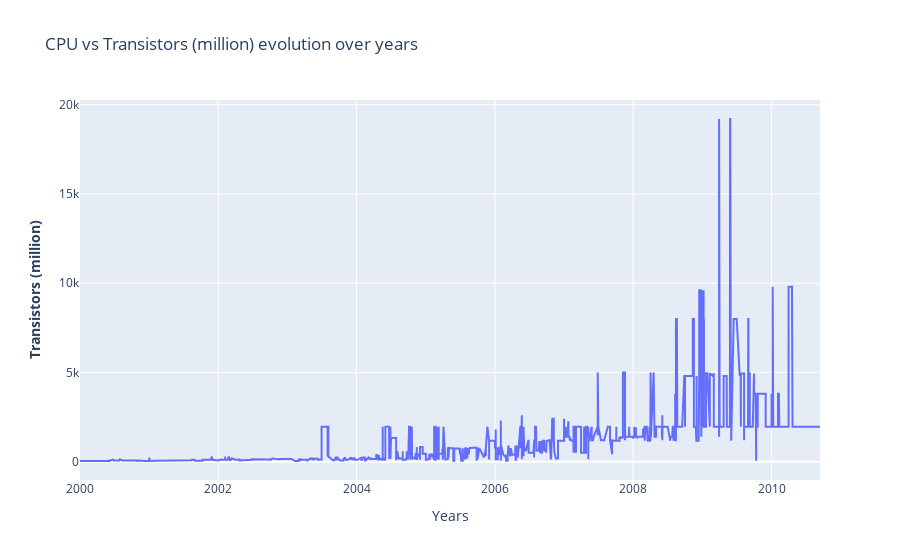
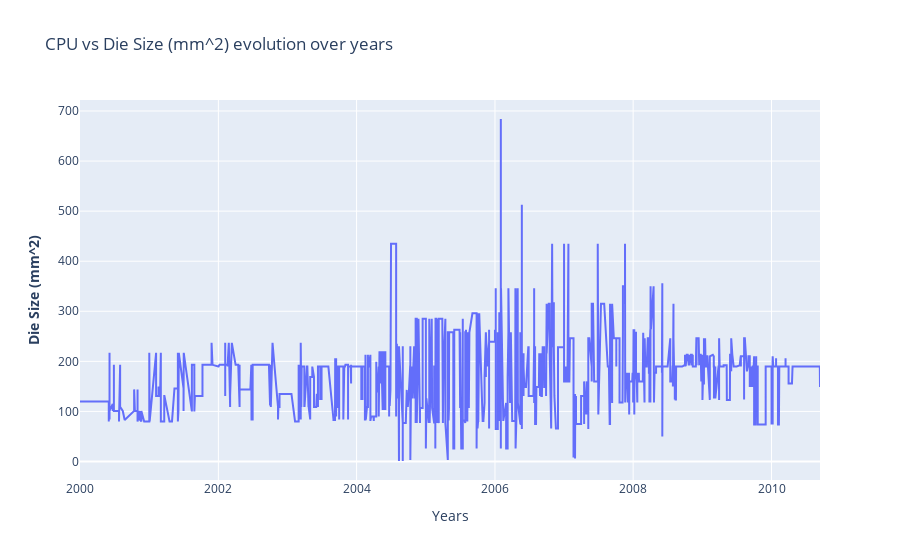

Source (notebook cell) for these figures, in order:
### Markdown cell above
#### CPU

### Code cell
fig_transistors = make_subplots()
fig_die = make_subplots()

# Add traces
fig_transistors.add_trace(
    go.Scatter(x= df_an.index, y=df_cpu["Transistors (million)"] ,name= "CPU")
)
# Add figure title
fig_transistors.update_layout(
    title_text="CPU vs Transistors (million) evolution over years"
)
# Set x-axis title
fig_transistors.update_xaxes(title_text="Years")
# Set y-axes titles
fig_transistors.update_yaxes(title_text="<b>Transistors (million)", secondary_y=False)

# Add traces
fig_die.add_trace(
    go.Scatter(x= df_an.index, y=df_cpu["Die Size (mm^2)"] ,name= "CPU")
)
# Add figure title
fig_die.update_layout(
    title_text="CPU vs Die Size (mm^2) evolution over years"
)
# Set x-axis title
fig_die.update_xaxes(title_text="Years")
# Set y-axes titles
fig_die.update_yaxes(title_text="<b>Die Size (mm^2)", secondary_y=False)

fig_transistors.show()
fig_die.show()

### Figure 1 — Plotly figure (JSON) as saved in the notebook; plotly's stock layout.template omitted (floating-point values rounded to 4 significant figures; data arrays with more than 128 entries replaced by an {"elided": "..."} marker saying what was removed)
{"data": [{"name": "CPU", "type": "scatter", "x": {"elided": "4739 str values"}, "y": {"elided": "2135 float values"}}], "layout": {"title": {"text": "CPU vs Transistors (million) evolution over years"}, "xaxis": {"anchor": "y", "domain": [0, 1], "title": {"text": "Years"}}, "yaxis": {"anchor": "x", "domain": [0, 1], "title": {"text": "<b>Transistors (million)"}}}}

### Figure 2 — Plotly figure (JSON) as saved in the notebook; plotly's stock layout.template omitted (floating-point values rounded to 4 significant figures; data arrays with more than 128 entries replaced by an {"elided": "..."} marker saying what was removed)
{"data": [{"name": "CPU", "type": "scatter", "x": {"elided": "4739 str values"}, "y": {"elided": "2135 float values"}}], "layout": {"title": {"text": "CPU vs Die Size (mm^2) evolution over years"}, "xaxis": {"anchor": "y", "domain": [0, 1], "title": {"text": "Years"}}, "yaxis": {"anchor": "x", "domain": [0, 1], "title": {"text": "<b>Die Size (mm^2)"}}}}
